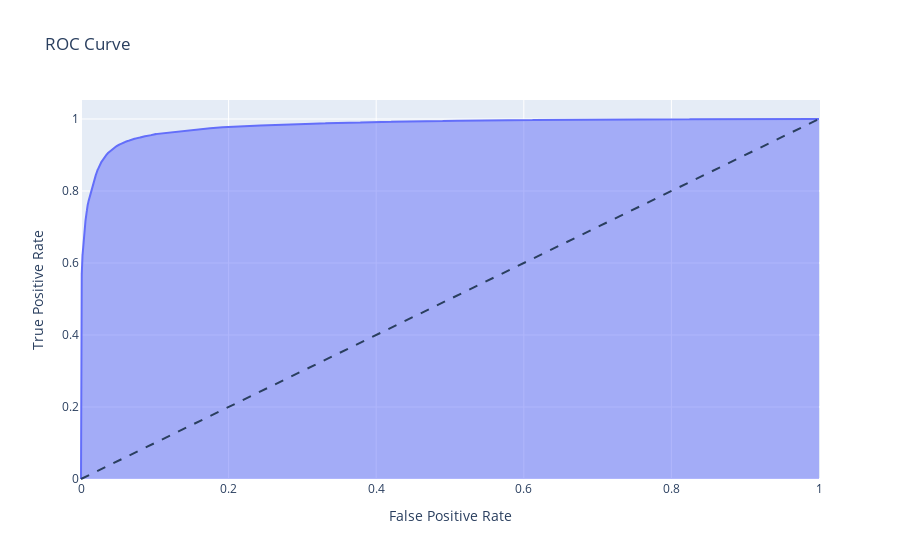

Here is the notebook cell this chart was saved with:
### Code cell
# AdaBoost ROC Curve
# get the probabilities
y_pred_proba_ada = ada.predict_proba(X_test)[:, 1]

# calculate the fpr, tpr and thresholds
fpr_ada, tpr_ada, thresholds_ada = roc_curve(y_test, y_pred_proba_ada, pos_label='Yes')

# plot the ROC curve
plt = px.area(x=fpr_ada, y=tpr_ada, title='ROC Curve', labels=dict(x='False Positive Rate', y='True Positive Rate'))
plt.add_shape(type='line', line=dict(dash='dash'), x0=0, x1=1, y0=0, y1=1)
plt.show()

### Figure 1 — Plotly figure (JSON) as saved in the notebook; plotly's stock layout.template omitted (floating-point values rounded to 4 significant figures; data arrays with more than 128 entries replaced by an {"elided": "..."} marker saying what was removed)
{"data": [{"fillpattern": {"shape": ""}, "hovertemplate": "False Positive Rate=%{x}<br>True Positive Rate=%{y}<extra></extra>", "legendgroup": "", "line": {"color": "#636efa"}, "marker": {"symbol": "circle"}, "mode": "lines", "name": "", "orientation": "v", "showlegend": false, "stackgroup": "1", "type": "scatter", "x": {"elided": "42336 float values"}, "xaxis": "x", "y": {"elided": "42336 float values"}, "yaxis": "y"}], "layout": {"legend": {"tracegroupgap": 0}, "shapes": [{"line": {"dash": "dash"}, "type": "line", "x0": 0, "x1": 1, "y0": 0, "y1": 1}], "title": {"text": "ROC Curve"}, "xaxis": {"anchor": "y", "domain": [0, 1], "title": {"text": "False Positive Rate"}}, "yaxis": {"anchor": "x", "domain": [0, 1], "title": {"text": "True Positive Rate"}}}}
